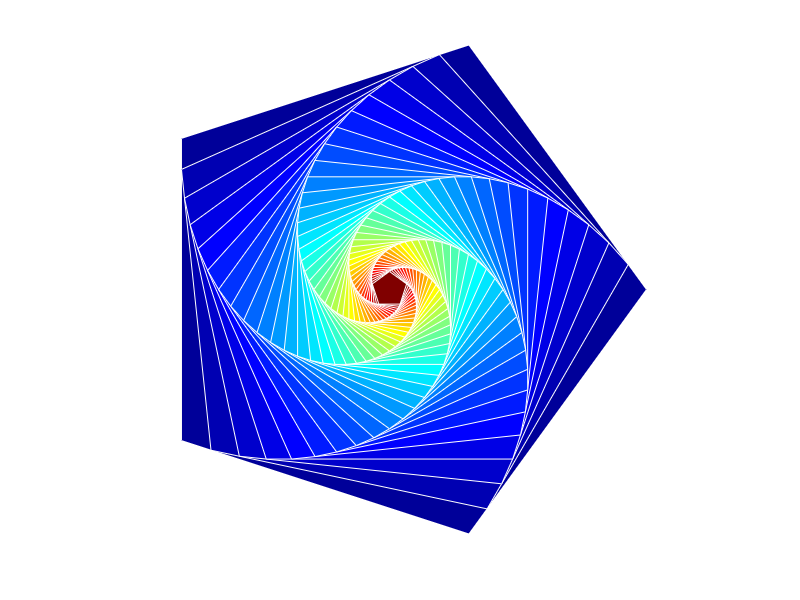

MATLAB code for this plot:
function spiralPentagon
%spiral pentagon
t=linspace(0,2*pi,6); %points for pentagon
len=1;
[x,y]=pol2cart(t,1);
% rotation of inner pentagon, less value better the spiral effect.
theta=pi/30;
% angle between sides of pentagon
phi=pi*36/180;
nPentagon=40;
colormap=jet(nPentagon);

for n=1:nPentagon
    patch(len*x,len*y,'r','facecolor',colormap(n,:),'edgecolor',[1 1 1]);
    len=len*cos(phi)/cos(phi-theta);
    [x,y]=trans2d(x,y,0,0,theta); %rotate by theta
end
axis equal off
end

function [xx,yy]=trans2d(x,y,tx,ty,phi)
xx=x.*cos(phi)-y.*sin(phi)+tx;
yy=x.*sin(phi)+y.*cos(phi)+ty;
end
